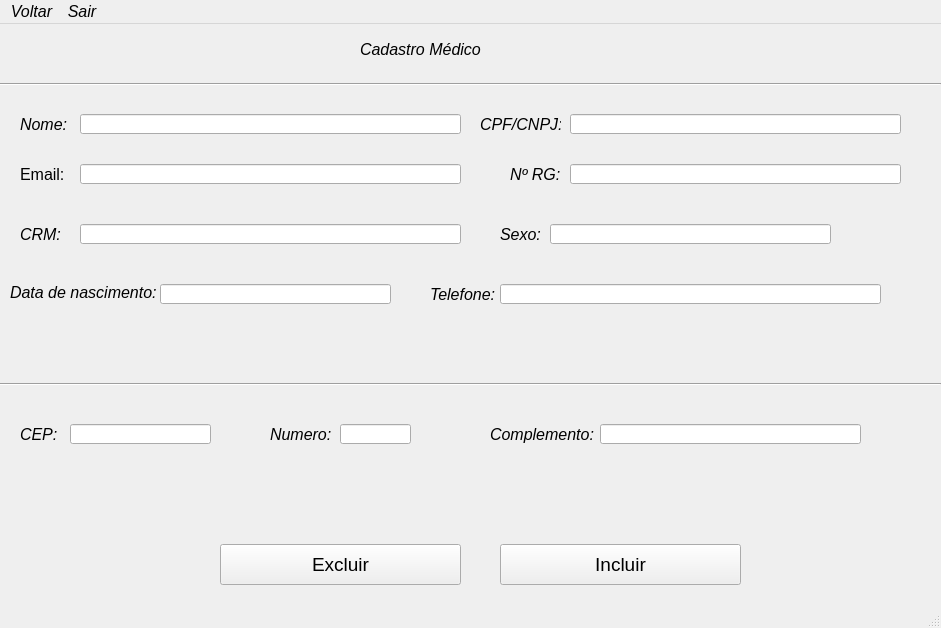
<?xml version="1.0" encoding="UTF-8"?>
<ui version="4.0">
 <class>MainWindow</class>
 <widget class="QMainWindow" name="MainWindow">
  <property name="geometry">
   <rect>
    <x>0</x>
    <y>0</y>
    <width>941</width>
    <height>628</height>
   </rect>
  </property>
  <property name="font">
   <font>
    <family>Arial</family>
    <pointsize>12</pointsize>
    <weight>50</weight>
    <italic>true</italic>
    <bold>false</bold>
   </font>
  </property>
  <property name="cursor">
   <cursorShape>ArrowCursor</cursorShape>
  </property>
  <property name="windowTitle">
   <string>MainWindow</string>
  </property>
  <property name="styleSheet">
   <string notr="true"/>
  </property>
  <widget class="QWidget" name="centralwidget">
   <widget class="QLabel" name="label">
    <property name="geometry">
     <rect>
      <x>360</x>
      <y>0</y>
      <width>261</width>
      <height>51</height>
     </rect>
    </property>
    <property name="styleSheet">
     <string notr="true">font: 18pt &quot;Arial&quot;;</string>
    </property>
    <property name="text">
     <string>Cadastro Médico</string>
    </property>
   </widget>
   <widget class="QLabel" name="nome">
    <property name="geometry">
     <rect>
      <x>20</x>
      <y>90</y>
      <width>81</width>
      <height>21</height>
     </rect>
    </property>
    <property name="font">
     <font>
      <family>Arial</family>
      <pointsize>12</pointsize>
     </font>
    </property>
    <property name="text">
     <string>Nome:</string>
    </property>
   </widget>
   <widget class="QLabel" name="Email">
    <property name="geometry">
     <rect>
      <x>20</x>
      <y>140</y>
      <width>81</width>
      <height>21</height>
     </rect>
    </property>
    <property name="font">
     <font>
      <family>Arial</family>
      <pointsize>12</pointsize>
      <weight>50</weight>
      <italic>false</italic>
      <bold>false</bold>
     </font>
    </property>
    <property name="styleSheet">
     <string notr="true">font: 12pt &quot;Arial&quot;;</string>
    </property>
    <property name="text">
     <string>Email:</string>
    </property>
   </widget>
   <widget class="QLabel" name="telefone">
    <property name="geometry">
     <rect>
      <x>430</x>
      <y>260</y>
      <width>81</width>
      <height>21</height>
     </rect>
    </property>
    <property name="font">
     <font>
      <family>Arial</family>
      <pointsize>12</pointsize>
     </font>
    </property>
    <property name="text">
     <string>Telefone:</string>
    </property>
   </widget>
   <widget class="QLabel" name="CRM">
    <property name="geometry">
     <rect>
      <x>20</x>
      <y>200</y>
      <width>81</width>
      <height>21</height>
     </rect>
    </property>
    <property name="font">
     <font>
      <family>Arial</family>
      <pointsize>12</pointsize>
     </font>
    </property>
    <property name="text">
     <string>CRM:</string>
    </property>
   </widget>
   <widget class="QLabel" name="CPF">
    <property name="geometry">
     <rect>
      <x>480</x>
      <y>90</y>
      <width>81</width>
      <height>21</height>
     </rect>
    </property>
    <property name="font">
     <font>
      <family>Arial</family>
      <pointsize>12</pointsize>
     </font>
    </property>
    <property name="text">
     <string>CPF/CNPJ:</string>
    </property>
   </widget>
   <widget class="QLineEdit" name="txtnome">
    <property name="geometry">
     <rect>
      <x>80</x>
      <y>90</y>
      <width>381</width>
      <height>20</height>
     </rect>
    </property>
    <property name="font">
     <font>
      <family>Arial</family>
      <pointsize>12</pointsize>
     </font>
    </property>
   </widget>
   <widget class="QLineEdit" name="txtemail">
    <property name="geometry">
     <rect>
      <x>80</x>
      <y>140</y>
      <width>381</width>
      <height>20</height>
     </rect>
    </property>
    <property name="font">
     <font>
      <family>Arial</family>
      <pointsize>12</pointsize>
     </font>
    </property>
   </widget>
   <widget class="QLineEdit" name="txttelefone">
    <property name="geometry">
     <rect>
      <x>500</x>
      <y>260</y>
      <width>381</width>
      <height>20</height>
     </rect>
    </property>
    <property name="font">
     <font>
      <family>Arial</family>
      <pointsize>12</pointsize>
     </font>
    </property>
   </widget>
   <widget class="QLineEdit" name="txtcrm">
    <property name="geometry">
     <rect>
      <x>80</x>
      <y>200</y>
      <width>381</width>
      <height>20</height>
     </rect>
    </property>
    <property name="font">
     <font>
      <family>Arial</family>
      <pointsize>12</pointsize>
     </font>
    </property>
   </widget>
   <widget class="QLineEdit" name="txtcpf">
    <property name="geometry">
     <rect>
      <x>570</x>
      <y>90</y>
      <width>331</width>
      <height>20</height>
     </rect>
    </property>
    <property name="font">
     <font>
      <family>Arial</family>
      <pointsize>12</pointsize>
     </font>
    </property>
   </widget>
   <widget class="QLabel" name="datanasci">
    <property name="geometry">
     <rect>
      <x>10</x>
      <y>260</y>
      <width>151</width>
      <height>16</height>
     </rect>
    </property>
    <property name="font">
     <font>
      <family>Arial</family>
      <pointsize>12</pointsize>
     </font>
    </property>
    <property name="text">
     <string>Data de nascimento:</string>
    </property>
   </widget>
   <widget class="Line" name="line">
    <property name="geometry">
     <rect>
      <x>0</x>
      <y>350</y>
      <width>941</width>
      <height>21</height>
     </rect>
    </property>
    <property name="font">
     <font>
      <family>Arial</family>
      <pointsize>12</pointsize>
     </font>
    </property>
    <property name="orientation">
     <enum>Qt::Horizontal</enum>
    </property>
   </widget>
   <widget class="QLabel" name="RG">
    <property name="geometry">
     <rect>
      <x>510</x>
      <y>140</y>
      <width>81</width>
      <height>21</height>
     </rect>
    </property>
    <property name="font">
     <font>
      <family>Arial</family>
      <pointsize>12</pointsize>
     </font>
    </property>
    <property name="text">
     <string>Nº RG:</string>
    </property>
   </widget>
   <widget class="QLineEdit" name="txtrg">
    <property name="geometry">
     <rect>
      <x>570</x>
      <y>140</y>
      <width>331</width>
      <height>20</height>
     </rect>
    </property>
    <property name="font">
     <font>
      <family>Arial</family>
      <pointsize>12</pointsize>
     </font>
    </property>
   </widget>
   <widget class="QLabel" name="CEP">
    <property name="geometry">
     <rect>
      <x>20</x>
      <y>400</y>
      <width>81</width>
      <height>21</height>
     </rect>
    </property>
    <property name="font">
     <font>
      <family>Arial</family>
      <pointsize>12</pointsize>
     </font>
    </property>
    <property name="text">
     <string>CEP:</string>
    </property>
   </widget>
   <widget class="QLabel" name="numerocs">
    <property name="geometry">
     <rect>
      <x>270</x>
      <y>400</y>
      <width>81</width>
      <height>21</height>
     </rect>
    </property>
    <property name="font">
     <font>
      <family>Arial</family>
      <pointsize>12</pointsize>
     </font>
    </property>
    <property name="text">
     <string>Numero:</string>
    </property>
   </widget>
   <widget class="QLabel" name="complemento">
    <property name="geometry">
     <rect>
      <x>490</x>
      <y>400</y>
      <width>111</width>
      <height>21</height>
     </rect>
    </property>
    <property name="font">
     <font>
      <family>Arial</family>
      <pointsize>12</pointsize>
     </font>
    </property>
    <property name="text">
     <string>Complemento:</string>
    </property>
   </widget>
   <widget class="QLineEdit" name="txtcep">
    <property name="geometry">
     <rect>
      <x>70</x>
      <y>400</y>
      <width>141</width>
      <height>20</height>
     </rect>
    </property>
    <property name="font">
     <font>
      <family>Arial</family>
      <pointsize>12</pointsize>
     </font>
    </property>
   </widget>
   <widget class="QLineEdit" name="txtnumerocasa">
    <property name="geometry">
     <rect>
      <x>340</x>
      <y>400</y>
      <width>71</width>
      <height>20</height>
     </rect>
    </property>
    <property name="font">
     <font>
      <family>Arial</family>
      <pointsize>12</pointsize>
     </font>
    </property>
   </widget>
   <widget class="QLineEdit" name="txtcomplemento">
    <property name="geometry">
     <rect>
      <x>600</x>
      <y>400</y>
      <width>261</width>
      <height>20</height>
     </rect>
    </property>
    <property name="font">
     <font>
      <family>Arial</family>
      <pointsize>12</pointsize>
     </font>
    </property>
   </widget>
   <widget class="QPushButton" name="btnlimparr">
    <property name="geometry">
     <rect>
      <x>220</x>
      <y>520</y>
      <width>241</width>
      <height>41</height>
     </rect>
    </property>
    <property name="font">
     <font>
      <family>Arial</family>
      <pointsize>14</pointsize>
      <weight>9</weight>
      <italic>false</italic>
      <bold>false</bold>
     </font>
    </property>
    <property name="styleSheet">
     <string notr="true">font: 75 14pt &quot;Arial&quot;;</string>
    </property>
    <property name="text">
     <string>Excluir</string>
    </property>
   </widget>
   <widget class="QPushButton" name="btncadastrar">
    <property name="geometry">
     <rect>
      <x>500</x>
      <y>520</y>
      <width>241</width>
      <height>41</height>
     </rect>
    </property>
    <property name="font">
     <font>
      <family>Arial</family>
      <pointsize>14</pointsize>
      <weight>9</weight>
      <italic>false</italic>
      <bold>false</bold>
     </font>
    </property>
    <property name="styleSheet">
     <string notr="true">font: 75 14pt &quot;Arial&quot;;</string>
    </property>
    <property name="text">
     <string>Incluir</string>
    </property>
   </widget>
   <widget class="QLabel" name="sexo">
    <property name="geometry">
     <rect>
      <x>500</x>
      <y>200</y>
      <width>81</width>
      <height>21</height>
     </rect>
    </property>
    <property name="font">
     <font>
      <family>Arial</family>
      <pointsize>12</pointsize>
     </font>
    </property>
    <property name="text">
     <string>Sexo:</string>
    </property>
   </widget>
   <widget class="Line" name="line_2">
    <property name="geometry">
     <rect>
      <x>0</x>
      <y>50</y>
      <width>941</width>
      <height>21</height>
     </rect>
    </property>
    <property name="font">
     <font>
      <family>Arial</family>
      <pointsize>12</pointsize>
     </font>
    </property>
    <property name="orientation">
     <enum>Qt::Horizontal</enum>
    </property>
   </widget>
   <widget class="QLineEdit" name="txtdata">
    <property name="geometry">
     <rect>
      <x>160</x>
      <y>260</y>
      <width>231</width>
      <height>20</height>
     </rect>
    </property>
    <property name="font">
     <font>
      <family>Arial</family>
      <pointsize>12</pointsize>
     </font>
    </property>
   </widget>
   <widget class="QLineEdit" name="txtsexo">
    <property name="geometry">
     <rect>
      <x>550</x>
      <y>200</y>
      <width>281</width>
      <height>20</height>
     </rect>
    </property>
    <property name="font">
     <font>
      <family>Arial</family>
      <pointsize>12</pointsize>
     </font>
    </property>
   </widget>
  </widget>
  <widget class="QStatusBar" name="statusbar"/>
  <widget class="QMenuBar" name="menubar">
   <property name="geometry">
    <rect>
     <x>0</x>
     <y>0</y>
     <width>941</width>
     <height>21</height>
    </rect>
   </property>
   <widget class="QMenu" name="menuVoltar">
    <property name="title">
     <string>Voltar</string>
    </property>
   </widget>
   <widget class="QMenu" name="menuSair">
    <property name="title">
     <string>Sair</string>
    </property>
    <addaction name="separator"/>
   </widget>
   <addaction name="menuVoltar"/>
   <addaction name="menuSair"/>
  </widget>
  <action name="actionsdadasd">
   <property name="text">
    <string>sdadasd</string>
   </property>
  </action>
 </widget>
 <resources/>
 <connections/>
</ui>
